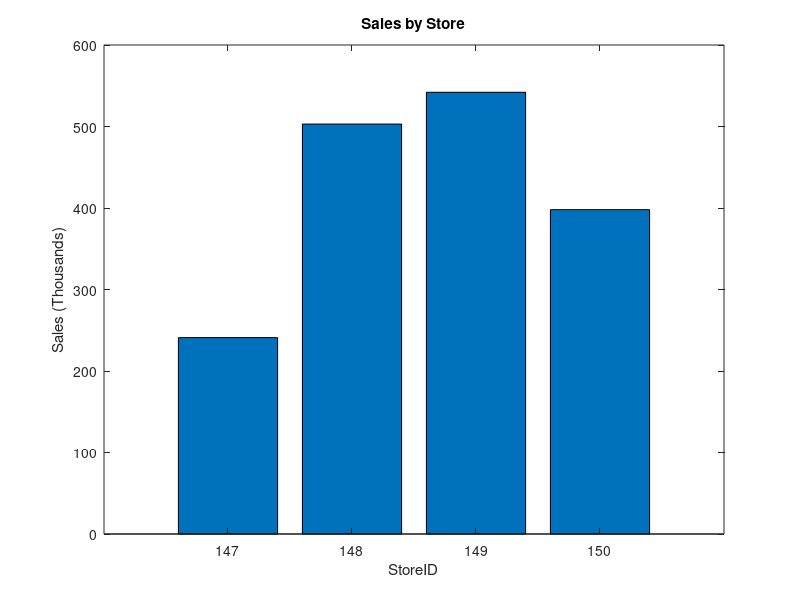

MATLAB code to generate this figure:
clf
storeid = 147:150;
sales = [241, 503, 542, 398];
bar(storeid, sales);
title('Sales by Store');
xlabel('StoreID');
ylabel('Sales (Thousands)');